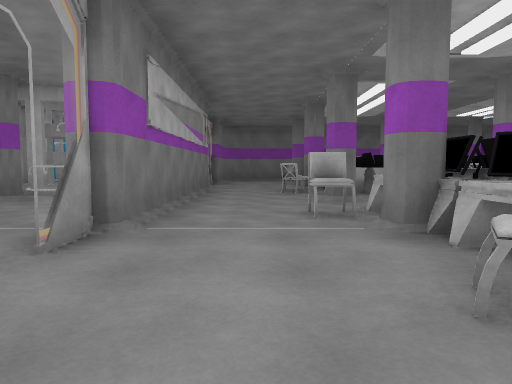
[1] (above)

24 first-person views from a walk through a scene from a Unity 3-D project. The camera is 1.2 m above the floor, tilts 4° down and sees 70° across. The floor is counted in squares, 2 m on a side. Each view is taken from the middle of a square. On the plan, view 1 faces up. The plan holds only what a view shows up to about 10 squares ahead; the rest is blank. The place goes on beyond the plan. The player character is not drawn.

[2]
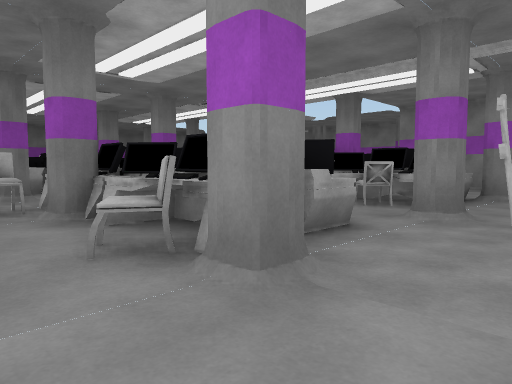

[3]
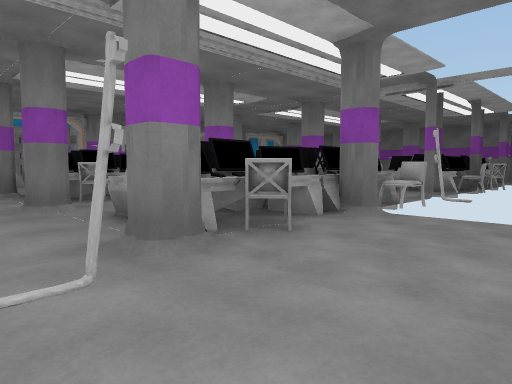

[4]
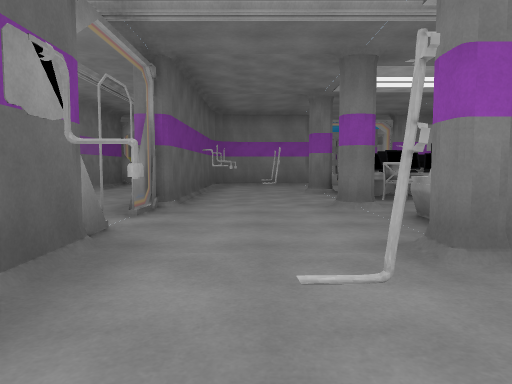

[5]
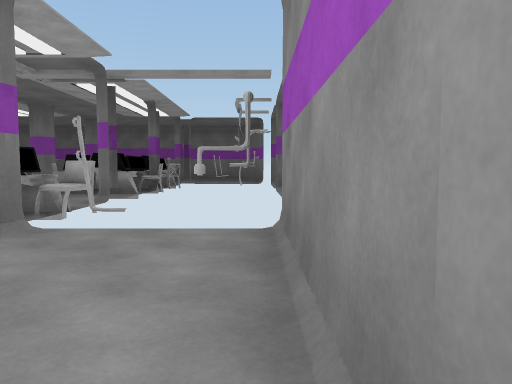

[6]
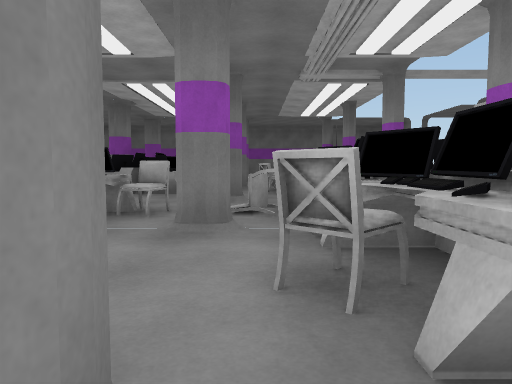

[7]
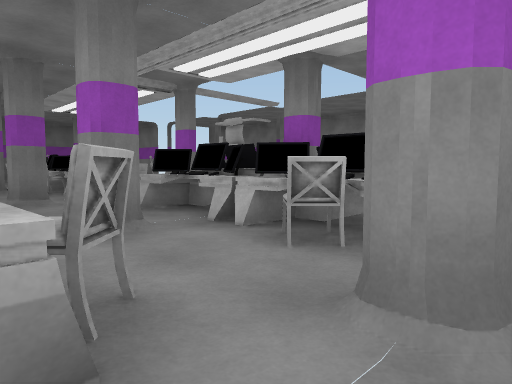

[8]
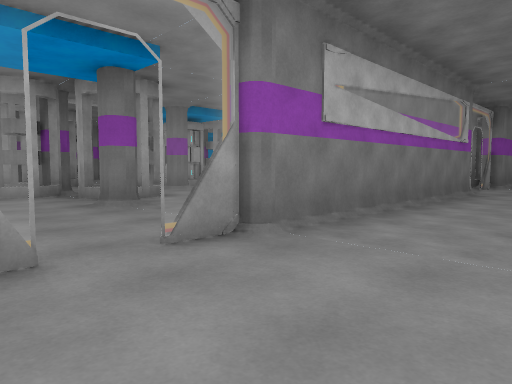

[9]
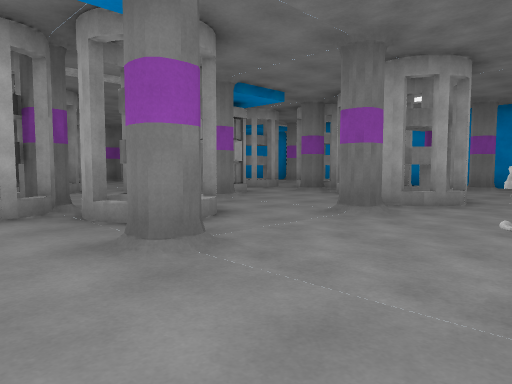

[10]
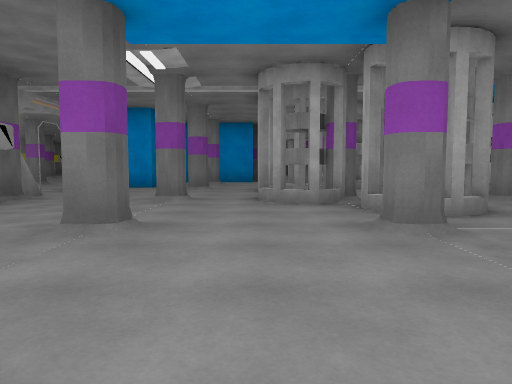

[11]
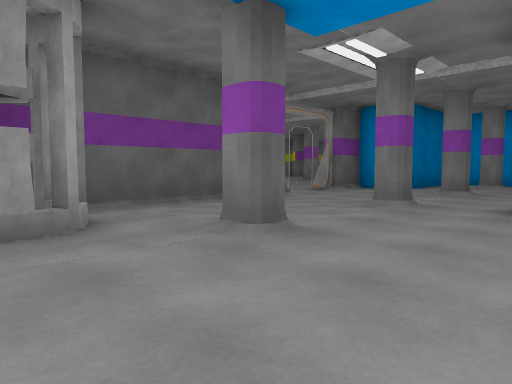

[12]
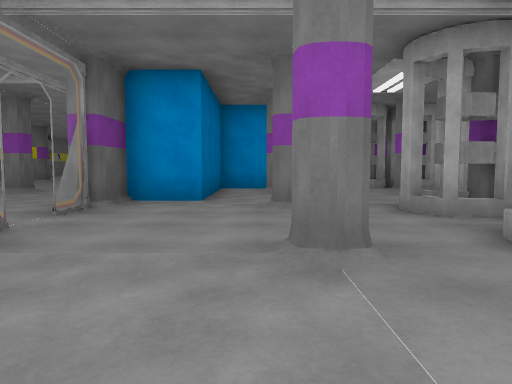

[13]
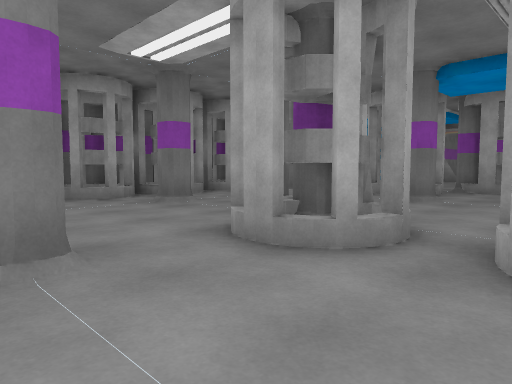

[14]
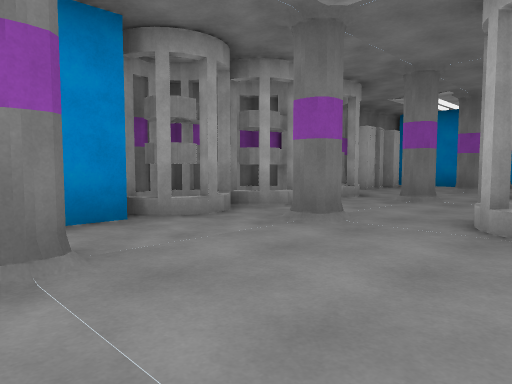

[15]
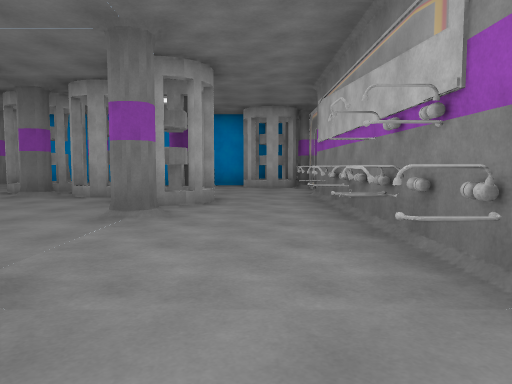

[16]
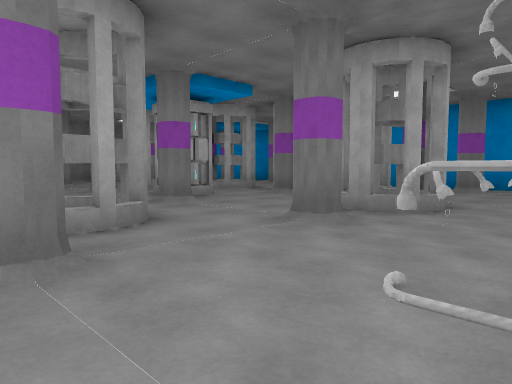

[17]
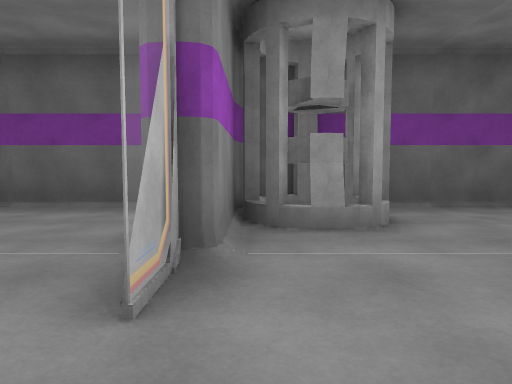

[18]
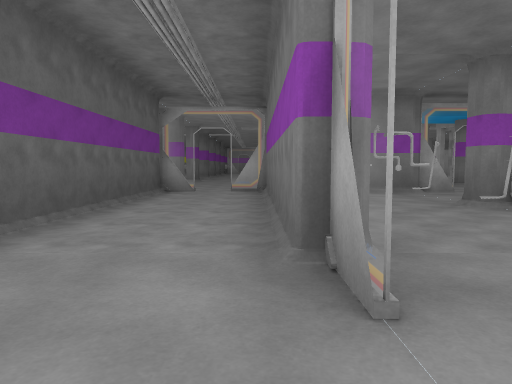

[19]
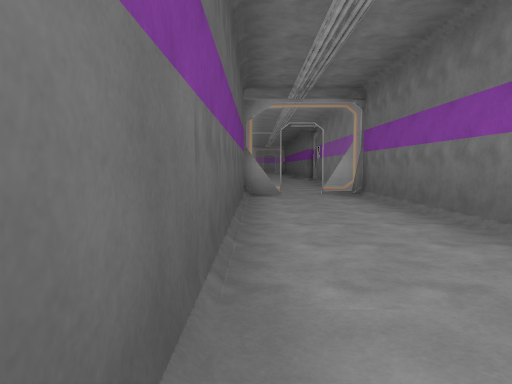

[20]
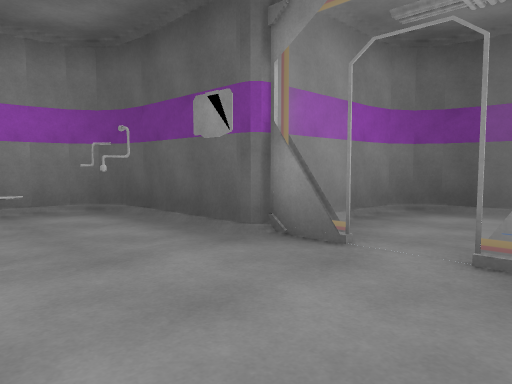

[21]
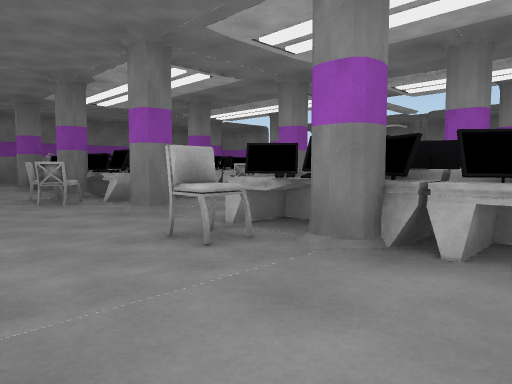

[22]
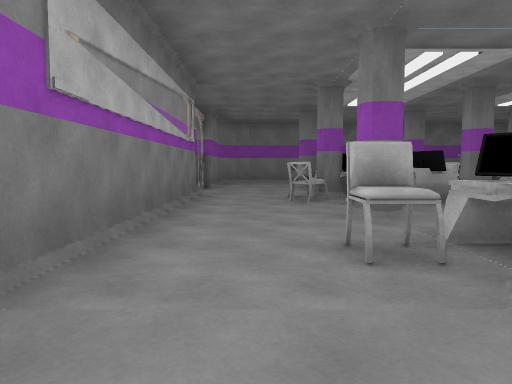

[23]
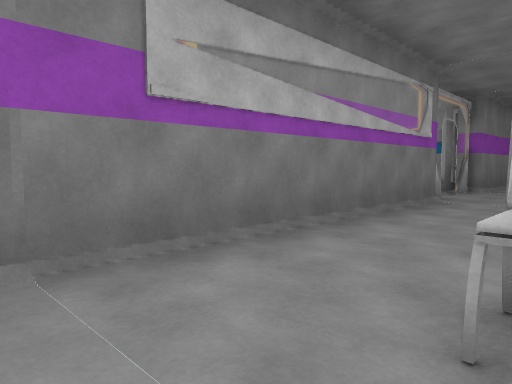

[24]
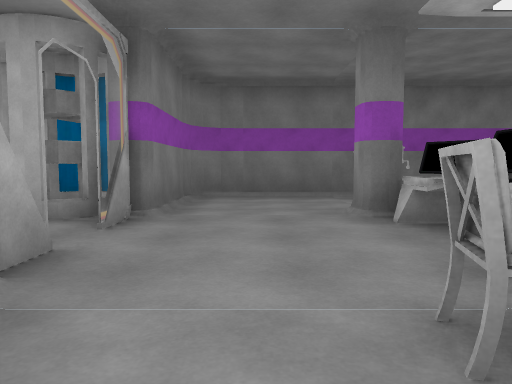

### Floor plan
Key: @ floor where view 1 was taken; # wall or solid block; x gap in a wall; . floor; = window, fence, low wall or low ledge; E desk; C chair; B battery; O other object.
Columns run from 16 left of view 1 to 11 right of it. Each row starts with its distance up from view 1.
 15                ####O#
 14            #####..O
 13            ##O##..x
 12            ...O=..EO #OO
 11        #O#  ......E  OOC#
 10 # .#  OO#OO#...=..EO##ECC
  9 O...OO###O#OO..#.CEOOCCCC
  8  ...OO#BB. OO.##.CEE..EE
  7 O#.. ##BB..##.O#.......##
  6 #O............O#........
  5 ##..O#...O#...#..CEC.CECC
  4 #O..OOO..OO...O#.CEE..EEC #
  3 OO...#OOOO.....=..EE##EE..#
  2 ##....##O........CECCCCC..O
  1  #.#..#.#..#...=..ECC#EE...#
  0  #.............#@..........#
 -1  ####........O##..O......O.#
 -2     ###.#############=.#####
 -3      ...      =.........#
 -4    ....       ..........#
 -5    ..         .#.......##
 -6                #########

Where each view was taken, in squares from view 1:
view 1: 0 up, 0 right, facing up
view 2: 1 down, 0 right, facing up-right
view 3: 1 down, 10 right, facing up-left
view 4: 1 down, 10 right, facing left
view 5: 0 up, 10 right, facing up
view 6: 0 up, 5 right, facing up
view 7: 0 up, 3 right, facing up-right
view 8: 1 up, 1 right, facing up-left
view 9: 2 up, 2 left, facing up-left
view 10: 2 up, 1 left, facing left
view 11: 3 up, 2 left, facing down-left
view 12: 0 up, 5 left, facing left
view 13: 0 up, 8 left, facing up-left
view 14: 0 up, 11 left, facing up-left
view 15: 2 up, 3 left, facing up
view 16: 3 up, 2 left, facing up-left
view 17: 3 up, 2 left, facing down
view 18: 3 down, 7 right, facing left
view 19: 5 down, 6 right, facing left
view 20: 0 up, 5 right, facing down-right
view 21: 2 up, 1 left, facing up-right
view 22: 2 up, 0 right, facing up
view 23: 3 up, 1 right, facing up-left
view 24: 8 up, 0 right, facing up
